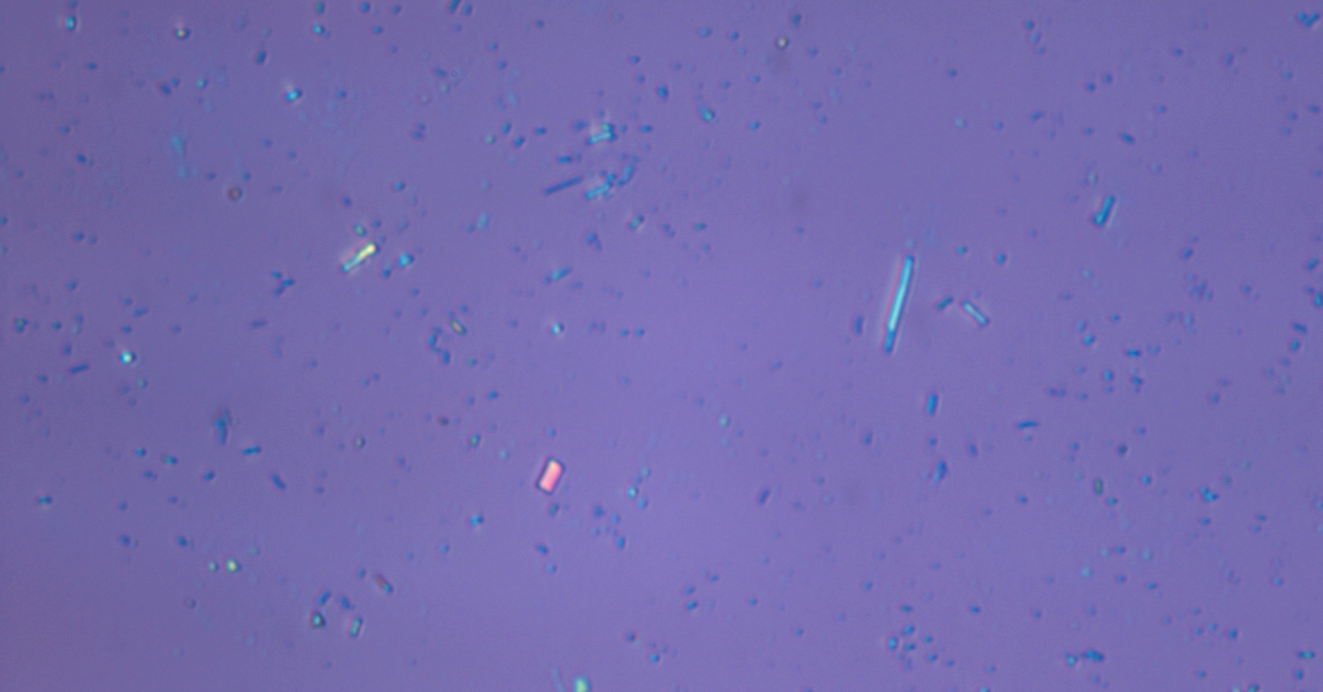
#> input picture edgepictures/falsepositive.PNG, 1323 x 692 px
$ python generate_masks.py --image ../../edgepictures/falsepositive.PNG
#> lines starting #> are read from the running program, lines starting #| are printed output that depends on the picture; after the words box and inside, x2 and y2 are one past the last pixel; in counts of white or black regions, pixels touching at a corner belong together
#!/usr/bin/env python3
"""
generate_masks.py

Generate binary flake masks from the HSV pipeline's raw probability maps
using connected component analysis + contour detection.

Approach:
  1. Load the source image
  2. Compute raw probability map using OLD (main peak) S logic
  3. Apply a hard gate (either 2σ or 1.5σ) to suppress H/V deviations
  4. Threshold the probability map to create a binary mask
  5. Use connected components to identify individual flakes
  6. Save:
     - Binary mask PNG
     - Mask overlay on original image
     - Statistical summary (flake count, areas, centroids)

Outputs per gate variant:
  <output_dir>/mask_<variant>.png
  <output_dir>/overlay_<variant>.png
  <output_dir>/stats_<variant>.txt

Usage:
    python generate_masks.py --image ../dataset/sample2/tmd_sample_13.jpg
"""

import argparse
from pathlib import Path

import cv2
import numpy as np
from scipy.signal import find_peaks
import matplotlib
matplotlib.use("Agg")
import matplotlib.pyplot as plt


def load_rgb_image(path: Path) -> np.ndarray:
    img = cv2.imread(str(path))
#> img is the input picture: shape (692, 1323, 3); mean B, G, R 174.5, 107.8, 116.9
    if img is None:
        raise FileNotFoundError(f"Could not load image: {path}")
    return cv2.cvtColor(img, cv2.COLOR_BGR2RGB)
#|   Shape: (692, 1323, 3), dtype: uint8


def compute_base_diagnostics(rgb: np.ndarray):
    hsv = cv2.cvtColor(rgb, cv2.COLOR_RGB2HSV).astype(np.float32)
    H, S, V = hsv[..., 0], hsv[..., 1], hsv[..., 2]

    h_hist = cv2.calcHist([H], [0], None, [180], [0, 180]).flatten()
#> h_hist = 180 values, max 281896 at index 124, min 0 at index 0, mean 5086.2
    s_hist = cv2.calcHist([S], [0], None, [256], [0, 256]).flatten()
#> s_hist = 256 values, max 100789 at index 98, min 0 at index 0, mean 3576.2
    v_hist = cv2.calcHist([V], [0], None, [256], [0, 256]).flatten()
#> v_hist = 256 values, max 47023 at index 177, min 0 at index 0, mean 3576.2

    H_sub = float(np.argmax(h_hist))
#> H_sub = 124
    S_sub = float(np.argmax(s_hist))
#> S_sub = 98
    V_sub = float(np.argmax(v_hist))
#> V_sub = 177

    substrate_tolerance = 15.0
    substrate_mask = (
        (np.abs(S - S_sub) < substrate_tolerance)
        & (np.abs(V - V_sub) < substrate_tolerance)
    )
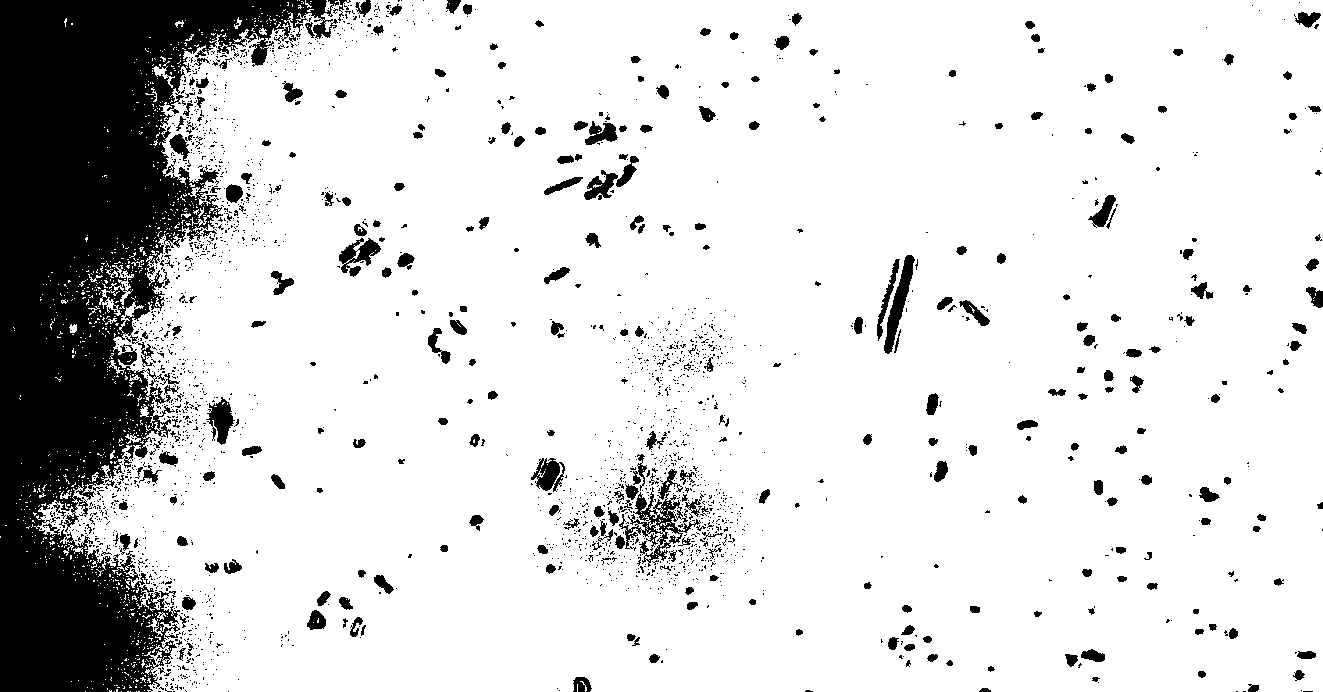
#> substrate_mask: shape (692, 1323) bool; 84.6% white; 2403 black regions (2105 under 20 px), largest, box (x1, y1, x2, y2) and area: (0, 0, 339, 692) 107107, (619, 487, 701, 567) 1653, (884, 255, 915, 354) 1042
    if substrate_mask.any():
        sigma_H = float(np.std(H[substrate_mask]))
#> sigma_H = 1.69
        sigma_S = float(np.std(S[substrate_mask]))
#> sigma_S = 3.64
        sigma_V = float(np.std(V[substrate_mask]))
#> sigma_V = 6.75
    else:
        sigma_H = float(np.std(H))
        sigma_S = float(np.std(S))
        sigma_V = float(np.std(V))

    sigma_H += 1e-5
    sigma_S += 1e-5
    sigma_V += 1e-5

    s_peaks, _ = find_peaks(s_hist)
#> s_peaks = 55 values from 3 to 228
    threshold = S_sub + 2.0 * sigma_S
#> threshold = 105.3
    candidates = s_peaks[s_peaks > threshold]
#> candidates = 35 values from 119 to 228
    S_thin = float(candidates[0]) if len(candidates) > 0 else None
#> S_thin = 119

    return {
        "hsv": hsv,
        "H": H, "S": S, "V": V,
        "H_sub": H_sub, "S_sub": S_sub, "V_sub": V_sub,
        "sigma_H": sigma_H, "sigma_S": sigma_S, "sigma_V": sigma_V,
        "S_thin": S_thin,
    }


def compute_probability_old_with_gate(d: dict, v_thresh: float = 2.0,
                                      h_thresh: float = 2.0) -> np.ndarray:
    """
    OLD: linear D_S from S_sub, then hard gate on V and H.
    Returns raw probability map (not thresholded).
    """
    S = d["S"]
    D_S = np.abs(S - d["S_sub"]) / d["sigma_S"]

    V = d["V"]
    D_V = np.abs(V - d["V_sub"]) / d["sigma_V"]

    H = d["H"]
    delta_H = np.abs(((H - d["H_sub"] + 90.0) % 180.0) - 90.0)
    D_H = delta_H / d["sigma_H"]
    S_gate = d["S_sub"] + (2.0 * d["sigma_S"])
    D_H_gated = D_H * (S > S_gate)

    # Composite: S only
    D_composite = 1.0 * D_S
    P = 1.0 - np.exp(-0.5 * D_composite**2)

    # Hard gate
    mask = (D_V < v_thresh) & (D_H_gated < h_thresh)
    P = (P * mask).astype(np.float32)
    return P


def generate_mask(prob_map: np.ndarray, threshold: float = 0.5) -> np.ndarray:
    """Threshold probability map to binary mask (0/255)."""
    return (prob_map >= threshold).astype(np.uint8) * 255


def analyze_components(mask: np.ndarray, min_area: int = 100):
    """
    Use connected components to find discrete flakes.
    Returns list of (label, area, centroid_x, centroid_y, bbox).
    """
    num_labels, labels, stats, centroids = cv2.connectedComponentsWithStats(
        mask, connectivity=8
    )
    components = []
    for label in range(1, num_labels):  # skip background (label 0)
        area = stats[label, cv2.CC_STAT_AREA]
        if area < min_area:
            continue
        x = stats[label, cv2.CC_STAT_LEFT]
        y = stats[label, cv2.CC_STAT_TOP]
        w = stats[label, cv2.CC_STAT_WIDTH]
        h = stats[label, cv2.CC_STAT_HEIGHT]
        cx, cy = centroids[label]
        components.append({
            "label": label,
            "area": area,
            "bbox": (x, y, w, h),
            "center": (cx, cy),
        })
    return components


def draw_overlay(rgb: np.ndarray, mask: np.ndarray, components: list,
                 title: str = "") -> np.ndarray:
    """Draw mask as semi-transparent red overlay + contours + labels."""
    overlay = rgb.copy()
    # Red overlay on mask regions
    mask_bool = mask > 0
    overlay[mask_bool] = (
        0.5 * overlay[mask_bool].astype(np.float32)
        + 0.5 * np.array([255, 0, 0], dtype=np.float32)
    ).astype(np.uint8)

    # Draw contours for each component
    for comp in components:
        x, y, w, h = comp["bbox"]
        cv2.rectangle(overlay, (x, y), (x + w, y + h), (0, 255, 0), 3)
        cx, cy = comp["center"]
        cv2.circle(overlay, (int(cx), int(cy)), 8, (255, 255, 0), -1)

    return overlay


def write_stats(components: list, path: Path, threshold: float, v_thresh: float,
                h_thresh: float) -> None:
    """Write component statistics to a text file."""
    with open(path, "w") as f:
        f.write(f"Flake Detection Statistics\n")
        f.write(f"==========================\n\n")
        f.write(f"Probability threshold: {threshold}\n")
        f.write(f"V hard gate: {v_thresh}σ\n")
        f.write(f"H hard gate: {h_thresh}σ\n")
        f.write(f"Minimum area: {100}px\n")
        f.write(f"\nDetected components: {len(components)}\n\n")
        f.write(f"{'#':>3} {'Area(px)':>10} {'Width':>6} {'Height':>6} {'CenterX':>10} {'CenterY':>10}\n")
        f.write("-" * 55 + "\n")
        for i, comp in enumerate(components, 1):
            x, y, w, h = comp["bbox"]
            cx, cy = comp["center"]
            f.write(f"{i:3d} {comp['area']:10d} {w:6d} {h:6d} {cx:10.1f} {cy:10.1f}\n")


def main():
    parser = argparse.ArgumentParser()
    parser.add_argument(
        "--image",
        type=str,
        default=str(
            Path(__file__).resolve().parent.parent / "dataset" / "sample2" / "tmd_sample_13.jpg"
        ),
        help="Path to the RGB image",
    )
    parser.add_argument(
        "--output-dir",
        type=str,
        default=str(Path(__file__).resolve().parent / "results" / "masks13"),
        help="Directory to save outputs",
    )
    parser.add_argument(
        "--thresholds",
        type=str,
        default="0.3,0.5,0.7",
        help="Comma-separated probability thresholds to try (default: 0.3,0.5,0.7)",
    )
    args = parser.parse_args()

    output_dir = Path(args.output_dir)
    output_dir.mkdir(parents=True, exist_ok=True)

    # Load image
    image_path = Path(args.image)
    print(f"Loading image: {image_path}")
    rgb = load_rgb_image(image_path)
    print(f"  Shape: {rgb.shape}, dtype: {rgb.dtype}")

    # Compute diagnostics
    d = compute_base_diagnostics(rgb)
#> d = 11 items
    print(f"  Substrate peak (H, S, V): ({d['H_sub']:.0f}, {d['S_sub']:.0f}, {d['V_sub']:.0f})")
#|   Substrate peak (H, S, V): (124, 98, 177)
    print(f"  Substrate std  (H, S, V): ({d['sigma_H']:.3f}, {d['sigma_S']:.3f}, {d['sigma_V']:.3f})")
#|   Substrate std  (H, S, V): (1.694, 3.639, 6.750)
    print(f"  Thin-flake peak (S_thin): {d['S_thin']}")
#|   Thin-flake peak (S_thin): 119.0

    # Parse thresholds
    thresholds = [float(t) for t in args.thresholds.split(",")]

    # Generate masks for both hard gate variants (2σ and 1.5σ)
    gate_variants = [
        ("gate2sig", 2.0, 2.0),
        ("gate1p5sig", 1.5, 1.5),
    ]

    for gate_name, v_thresh, h_thresh in gate_variants:
        print(f"\n=== Hard Gate: D_V<{v_thresh}σ, D_H<{h_thresh}σ ===")
        P = compute_probability_old_with_gate(d, v_thresh, h_thresh)
        print(f"  Probability range: [{P.min():.4f}, {P.max():.4f}]")

        for threshold in thresholds:
            mask = generate_mask(P, threshold=threshold)
            mask_area = int(np.sum(mask > 0))
            total_pixels = mask.size
            coverage = 100.0 * mask_area / total_pixels
            print(f"  Threshold {threshold}: mask area={mask_area}px ({coverage:.2f}% coverage)")

            # Connected components
            components = analyze_components(mask, min_area=100)
            print(f"    Detected {len(components)} flakes (min_area=100px)")

            # Save binary mask
            mask_path = output_dir / f"mask_{gate_name}_th{threshold}.png"
            cv2.imwrite(str(mask_path), mask)
            print(f"    Saved: {mask_path}")

            # Save overlay
            overlay = draw_overlay(rgb, mask, components)
            overlay_path = output_dir / f"overlay_{gate_name}_th{threshold}.png"
            cv2.imwrite(str(overlay_path), cv2.cvtColor(overlay, cv2.COLOR_RGB2BGR))
            print(f"    Saved: {overlay_path}")

            # Save stats
            stats_path = output_dir / f"stats_{gate_name}_th{threshold}.txt"
            write_stats(components, stats_path, threshold, v_thresh, h_thresh)
            print(f"    Saved: {stats_path}")
#> this loop made 2 passes
#> S_gate in compute_probability_old_with_gate on passes 1 to 2: 105.3, 105.3
#|   Probability range: [0.0000, 1.0000]
#|   Probability range: [0.0000, 1.0000]
#> pass 1, in compute_probability_old_with_gate, `D_V = np.abs(V - d["V_sub"]) / d["sigma_V"]`:
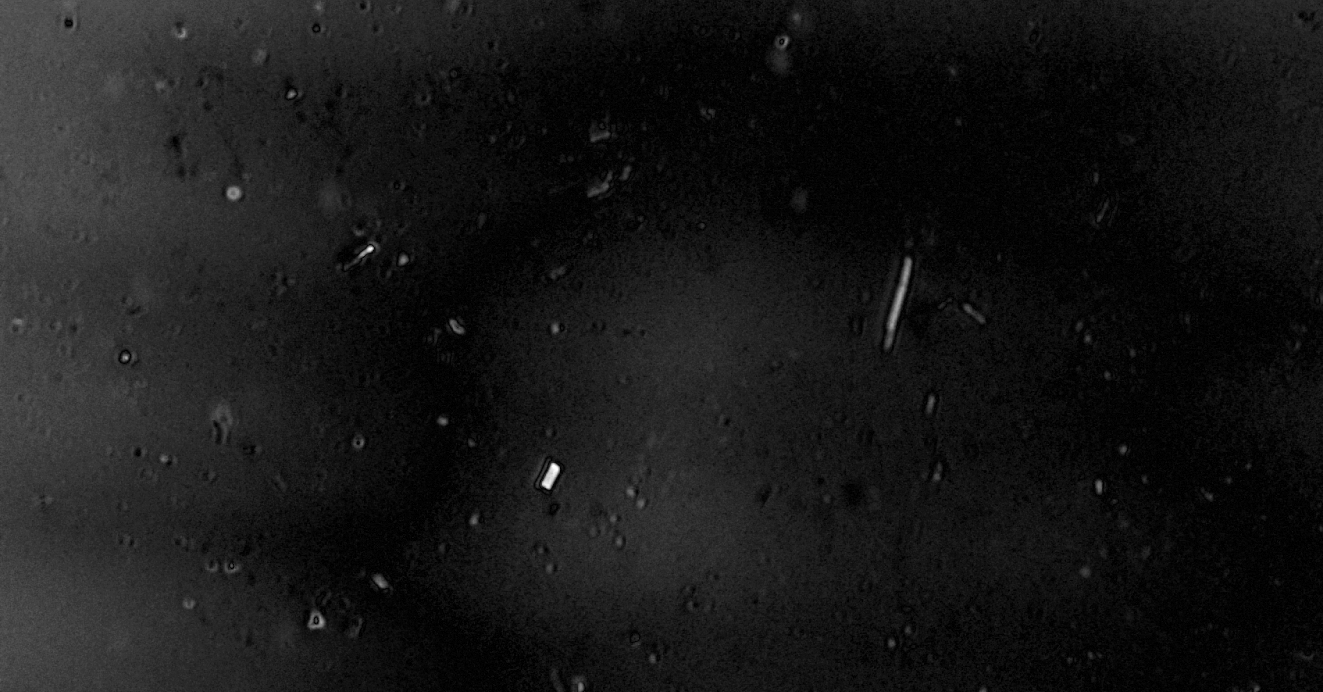
#> D_V: shape (692, 1323) float32; min 0, max 11.56, mean 1.09; drawn with min black and max white
#> after the loop: mask: shape (692, 1323); 8.5% white in thin lines or dots

    # Also save a combined figure: row 0 = 2σ gate, row 1 = 1.5σ gate
    fig, axes = plt.subplots(2, 3, figsize=(18, 12))
    fig.suptitle(f"Flake Masks for {image_path.name}", fontsize=14)

    # 2σ gate at 0.3, 0.5, 0.7
    for i, th in enumerate([0.3, 0.5, 0.7]):
        P = compute_probability_old_with_gate(d, 2.0, 2.0)
        mask = generate_mask(P, threshold=th)
        components = analyze_components(mask, min_area=100)
        overlay = draw_overlay(rgb, mask, components)
        ax = axes[0, i]
        ax.imshow(overlay)
        ax.set_title(f"2σ Gate, P>={th} ({len(components)} flakes)")
        ax.axis("off")
#> this loop made 3 passes
#> num_labels in analyze_components on passes 1 to 3: 22244, 22412, 17233
#> pass 1, in compute_probability_old_with_gate (call 3), `P = (P * mask).astype(np.float32)`:
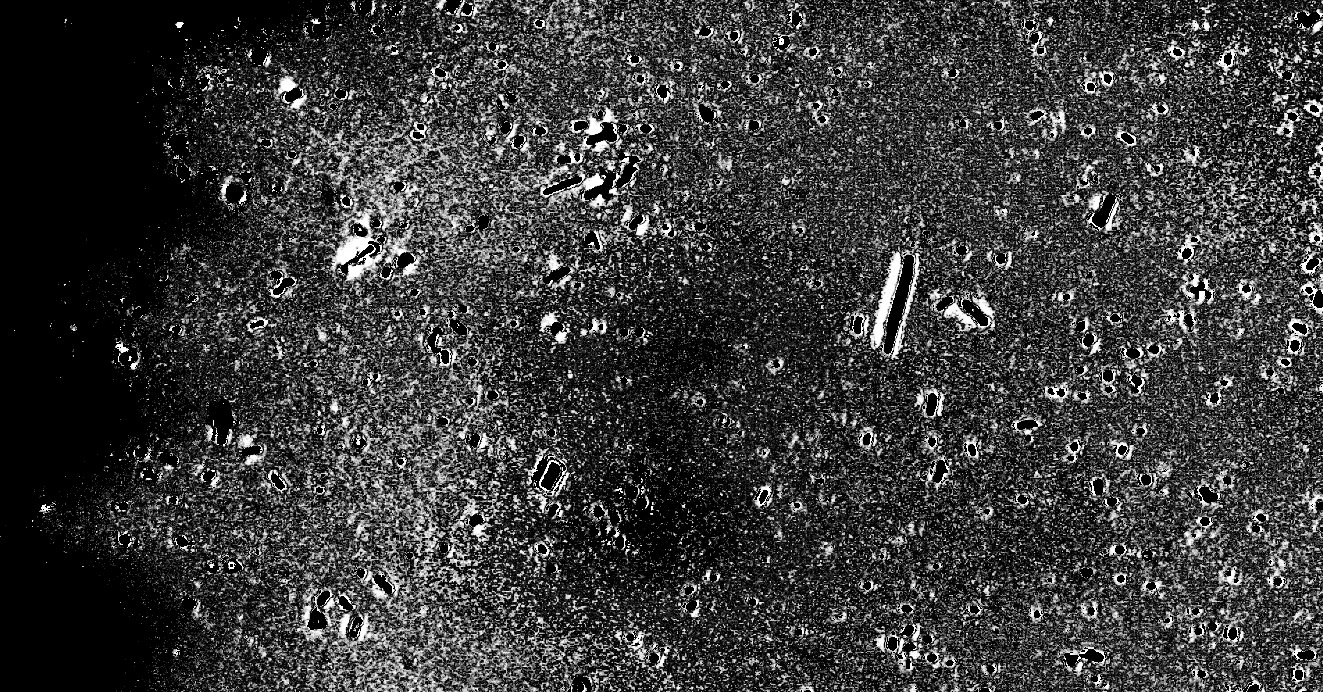
#> P: shape (692, 1323) float32; min 0, max 1, mean 0.228
#> after the loop: mask: shape (692, 1323); 9.3% white in thin lines or dots

    # 1.5σ gate
    P15 = compute_probability_old_with_gate(d, 1.5, 1.5)
#> in compute_probability_old_with_gate (call 6), `mask = (D_V < v_thresh) & (D_H_gated < h_thresh)`: mask: shape (692, 1323) bool; 71.5% white; 4100 black regions (3775 under 20 px), largest, box (x1, y1, x2, y2) and area: (0, 0, 474, 692) 178436, (512, 276, 791, 614) 44727, (1210, 0, 1323, 37) 1755
    for i, th in enumerate([0.3, 0.5, 0.7]):
        mask = generate_mask(P15, threshold=th)
        components = analyze_components(mask, min_area=100)
        overlay = draw_overlay(rgb, mask, components)
        ax = axes[1, i]
        ax.imshow(overlay)
        ax.set_title(f"1.5σ Gate, P>={th} ({len(components)} flakes)")
        ax.axis("off")
#> this loop made 3 passes
#> num_labels in analyze_components on passes 1 to 3: 20334, 21105, 16731
#> pass 1, in analyze_components (call 10), `num_labels, labels, stats, centroids = cv2.connectedComponentsWithStat..`:
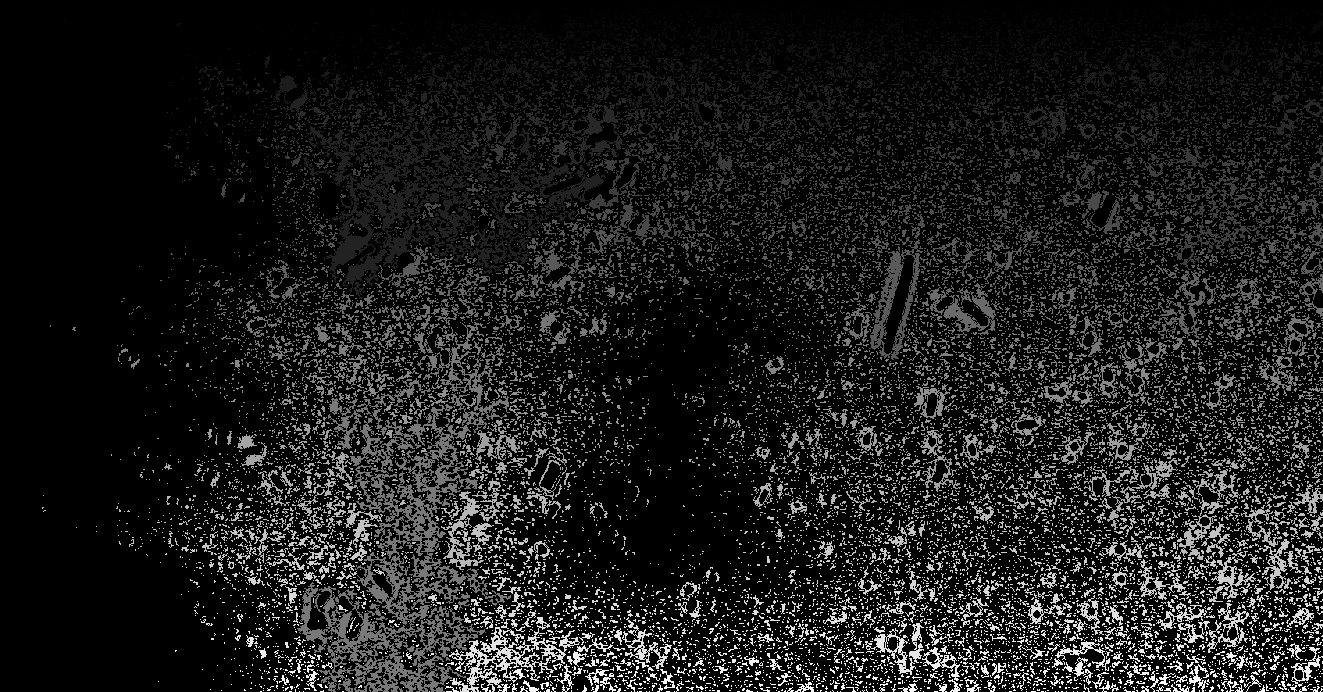
#> labels: shape (692, 1323) int32; min 0, max 20333, mean 2082.5; drawn with min black and max white

    plt.tight_layout()
    combined_path = output_dir / "combined_masks.png"
    plt.savefig(str(combined_path), dpi=150, bbox_inches="tight")
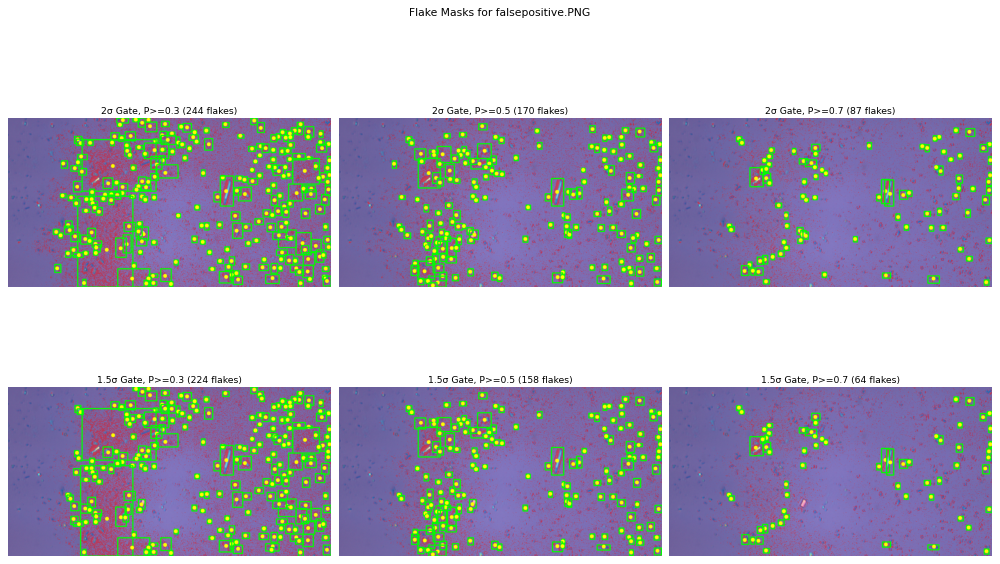
#> figure drawn by matplotlib, 6 panels
    print(f"\nSaved combined figure: {combined_path}")
    plt.close(fig)

    print("\nDone.")


if __name__ == "__main__":
    main()
